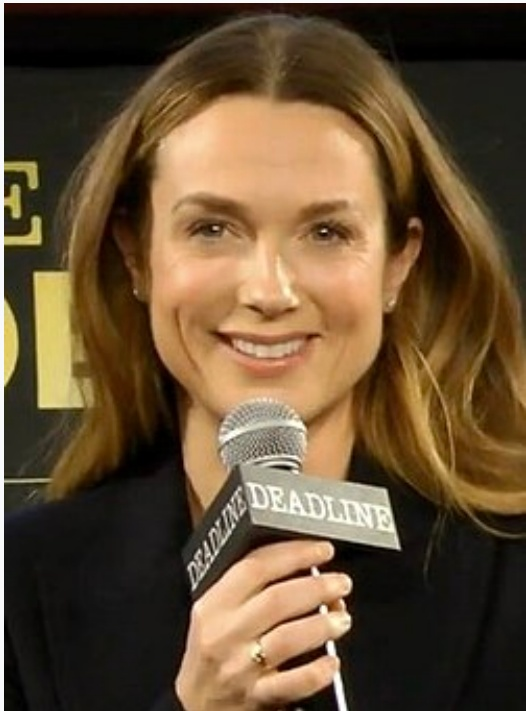
#> input picture lab/reports/jev_v1.0/qualitative/kerry-condon/images/reader_portrait.jpg, 526 x 711 px
$ python -i propose_image_alignment.py   (imports and definitions only)
#> lines starting #> are read from the running program, lines starting #| are printed output that depends on the picture
"""Propose original-MMQA-image to parsed-figure matches for human QC.

This script reads gold assets only for evaluation alignment. Its outputs must
never be indexed or passed to an answering agent. Proposals are not gold labels.
"""
import argparse
from collections import defaultdict
import json
from pathlib import Path

import cv2
import numpy as np
from PIL import Image, ImageDraw, ImageOps
from scipy.fft import dctn

from lsdrag.io import dump_json, read_jsonl, write_jsonl


def visible_rgb(image):
    # Original logos can have black lettering on transparency. Dropping alpha
    # silently makes that lettering black-on-black in both matching and QC.
    if image.mode in {"RGBA", "LA"} or "transparency" in image.info:
        rgba = image.convert("RGBA")
        background = Image.new("RGBA", rgba.size, "white")
        return Image.alpha_composite(background, rgba).convert("RGB")
    return image.convert("RGB")


def features(path):
    with Image.open(path) as image:
#> image is the input picture: PIL image 526x711 RGB; mean R, G, B 101.6, 79.7, 53.6
        rgb = ImageOps.contain(visible_rgb(image), (1600, 1600))
        gray = cv2.cvtColor(np.asarray(rgb), cv2.COLOR_RGB2GRAY)
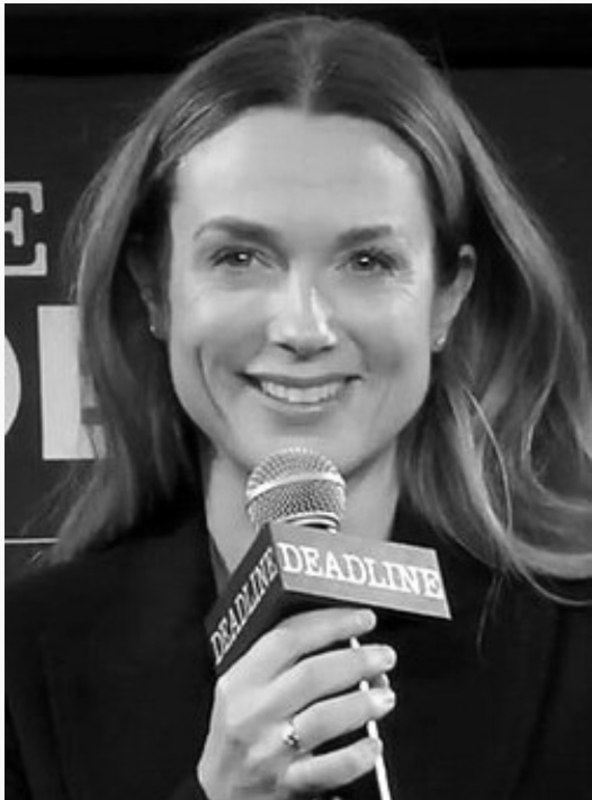
#> gray: shape (1600, 1184) (shown at 1/2 size); min 0, max 255, mean 83.3
        small = np.asarray(rgb.convert("L").resize((32, 32)), dtype=float)
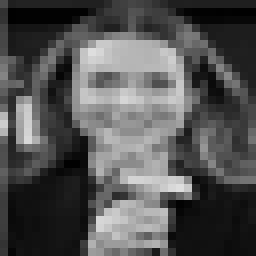
#> small: shape (32, 32) float64 (shown 8 times larger); min 0, max 222, mean 82.5
    dct = dctn(small, norm="ortho")[:8, :8].reshape(-1)[1:]
#> dct = 63 values, max 567.7 at index 3, min -1136.3 at index 1, mean -22.15
    keypoints, descriptors = cv2.SIFT_create(nfeatures=2500).detectAndCompute(gray, None)
#> keypoints = 937 keypoints; strongest (x, y, size): (745, 1457, 13.7), (835, 1166, 78.1), (766, 1314, 34.4), (723, 1466, 18.4)
    return {"shape": gray.shape, "hash": dct > np.median(dct), "keypoints": keypoints, "descriptors": descriptors}


# [70 lines left out: functions compare, main, not called in this run]


# [2 lines not run here, left out]

>>> result = features('../lab/reports/jev_v1.0/qualitative/kerry-condon/images/reader_portrait.jpg')
#> result = 4 items
